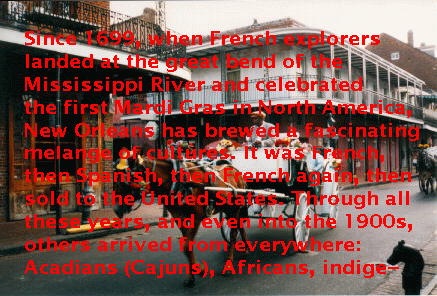
%> input picture inpaint_test/newOrleans.png, 437 x 296 px
$ octave inpaint_test.m   (GNU Octave 9; MATLAB toolbox functions it lacks are replaced by stand-ins)
%> lines starting %> are read from the running program, lines starting %| are printed output that depends on the picture; in (x1, y1, x2, y2) boxes, pixels count from 0 and x2, y2 are one past the last pixel; in counts of white or black regions, pixels touching at a corner belong together; the program's own positions count from 1
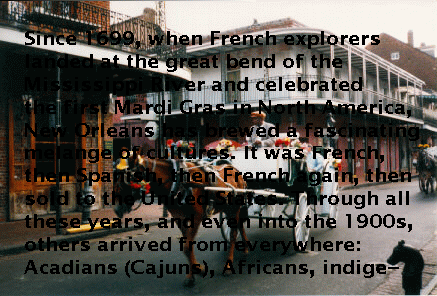
%> input picture inpaint_test/newOrleans_mask.png, 437 x 296 px
### inpaint_test/getMask.m
function mask = getMask(im1,im2)
mask = [];

ND1 = ndims(im1);
%> ND1 = 3
if (ND1 > 3) | ( ND1 < 2)
    disp('First variable is not an image');
    return;
end
ND2 = ndims(im2);
%> ND2 = 3
if (ND2 > 3) | ( ND2 < 2)
    disp('Second variable is not an image');
    return;
end

[N1,M1,C1] = size(im1);
%> N1 = 296; M1 = 437; C1 = 3
[N2,M2,C2] = size(im2);
%> N2 = 296; M2 = 437; C2 = 3

if (N1 ~= N2) | (M1 ~= M2) | (C1 ~= C2)
    disp('Dimension mismatch');
    return;
end

mask = zeros(N1,M1);
diffim = im1-im2;
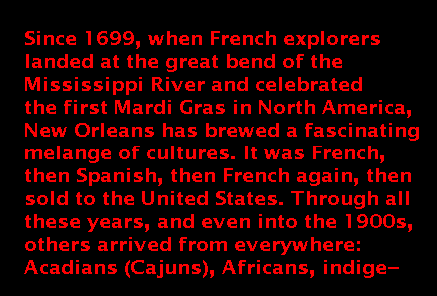
%> diffim: size 296x437x3 double; mean R, G, B 40.3, 0.3, 0.6

for k=1:C1
    ind = find(diffim(:,:,k));
    mask(ind) = 1;
end
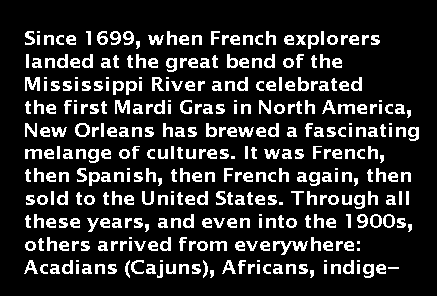
%> mask: size 296x437 double; values 0 (black) and 1 (white), 16% white; 353 white regions (26 under 20 px), largest, box (x1, y1, x2, y2) and area: (273, 241, 308, 255) 202, (25, 77, 40, 91) 135, (115, 100, 130, 114) 135

### inpaint_test/inpaint_test.m
% images
im = double(imread('newOrleans.png'));
immask = double(imread('newOrleans_mask.png'));

% mask
mask = getMask(im,immask);

% inpaint
tic;
%> (the run ends here)
